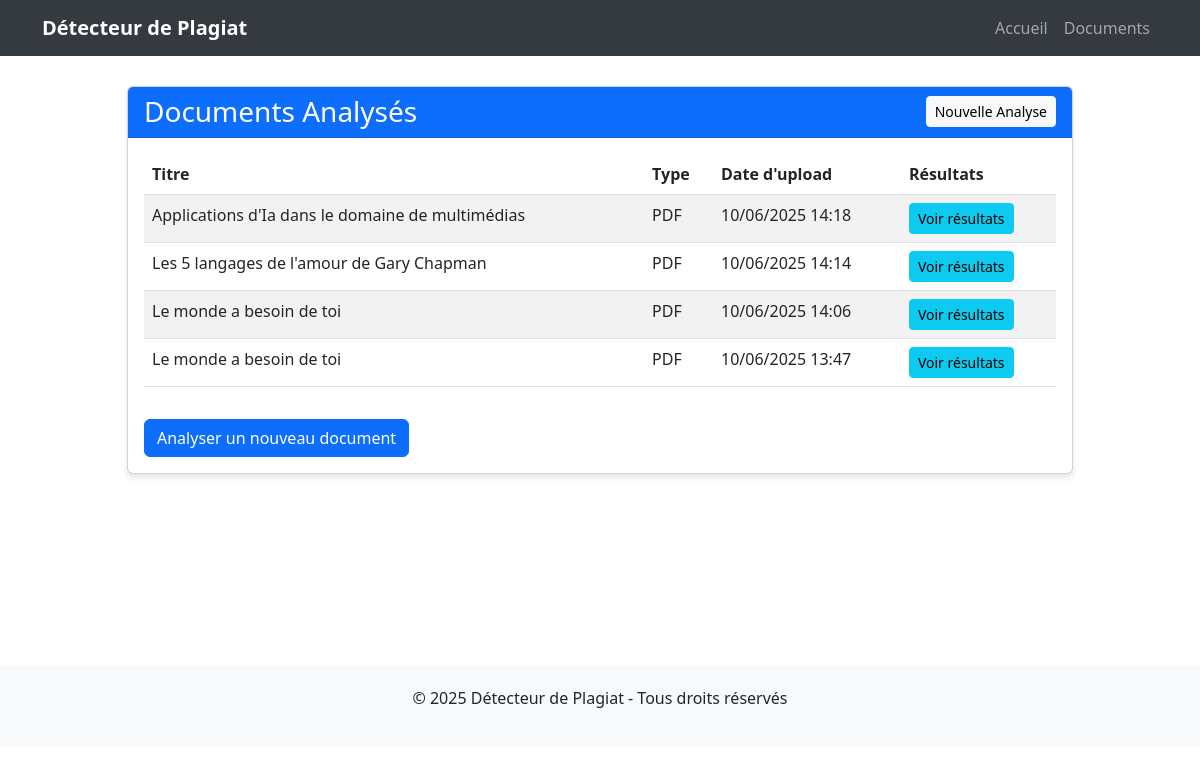
/documents/, run on the app's committed database.
### detector/models.py (models this page shows, shortened)
class Document(models.Model):
    DOCUMENT_TYPES = (
        ('pdf', 'PDF'),
        ('docx', 'DOCX'),
    )
    title = models.CharField(max_length=255)
    file = models.FileField(upload_to='documents/')
    document_type = models.CharField(max_length=4, choices=DOCUMENT_TYPES)
    uploaded_at = models.DateTimeField(default=timezone.now)
    extracted_text = models.TextField(blank=True, null=True)

### detector/views.py (the view)
# urls.py: path('documents/', views.document_list, name='document_list'),
def document_list(request):
    documents = Document.objects.all().order_by('-uploaded_at')
    return render(request, 'detector/document_list.html', {'documents': documents})

### detector/templates/detector/document_list.html (shortened to what this page needs)
{% extends 'detector/base.html' %}
{% block content %}
<div class="row justify-content-center">
    <div class="col-md-10">
        <div class="card">
            <div class="card-header bg-primary text-white d-flex justify-content-between align-items-center">
                <h3 class="mb-0">Documents Analysés</h3>
                <a href="{% url 'home' %}" class="btn btn-light btn-sm">Nouvelle Analyse</a>
            </div>
            <div class="card-body">
                {% if documents %}
                    <div class="table-responsive">
                        <table class="table table-striped table-hover">
                            <thead>
                                <tr>
                                    <th>Titre</th>
                                    <th>Type</th>
                                    <th>Date d'upload</th>
                                    <th>Résultats</th>
                                </tr>
                            </thead>
                            <tbody>
                                {% for document in documents %}
                                    <tr>
                                        <td>{{ document.title }}</td>
                                        <td>{{ document.get_document_type_display }}</td>
                                        <td>{{ document.uploaded_at|date:"d/m/Y H:i" }}</td>
                                        <td>
                                            {% if document.plagiarism_results.exists %}
                                                <a href="{% url 'results' result_id=document.plagiarism_results.first.id %}" class="btn btn-sm btn-info">Voir résultats</a>
                                            {% else %}
                                                <span class="badge bg-warning text-dark">Pas d'analyse</span>
                                            {% endif %}
                                        </td>
                                    </tr>
                                {% endfor %}
                            </tbody>
                        </table>
                    </div>
                {% else %}
                    <div class="alert alert-info">
                        <p>Aucun document n'a encore été analysé.</p>
                    </div>
                {% endif %}
                <div class="mt-3">
                    <a href="{% url 'home' %}" class="btn btn-primary">Analyser un nouveau document</a>
                </div>
            </div>
        </div>
    </div>
</div>
{% endblock %}

### detector/templates/detector/base.html (shortened to what this page needs)
<!DOCTYPE html>
<html lang="fr">
<head>
    <link href="https://cdn.jsdelivr.net/npm/bootstrap@5.3.0/dist/css/bootstrap.min.css" rel="stylesheet">
</head>
<body>
    <nav class="navbar navbar-expand-lg navbar-dark">
        <div class="container">
            <a class="navbar-brand" href="{% url 'home' %}">Détecteur de Plagiat</a>
            <div class="collapse navbar-collapse" id="navbarNav">
                <ul class="navbar-nav ms-auto">
                    <li class="nav-item">
                        <a class="nav-link" href="{% url 'home' %}">Accueil</a>
                    </li>
                    <li class="nav-item">
                        <a class="nav-link" href="{% url 'document_list' %}">Documents</a>
                    </li>
                </ul>
            </div>
        </div>
    </nav>
    <div class="container main-content">
        {% block content %}{% endblock %}
    </div>
    <footer class="footer">
        <div class="container">
            <p>&copy; {% now "Y" %} Détecteur de Plagiat - Tous droits réservés</p>
        </div>
    </footer>
</body>
</html>

### detector/templates/detector/base.html (style rules this page uses)
.navbar { background-color: #343a40; }
.navbar-brand { font-weight: bold; color: #ffffff; }
.footer { margin-top: 50px; padding: 20px 0; background-color: #f8f9fa; text-align: center; }
.main-content { min-height: 70vh; padding: 30px 0; }
.card { margin-bottom: 20px; box-shadow: 0 4px 6px rgba(0, 0, 0, 0.1); }

### data on the page
Document: title "Applications d'Ia dans le domaine de multimédias", document_type "PDF", uploaded_at "10/06/2025 14:18", shows "Voir résultats"
Document: title "Les 5 langages de l'amour de Gary Chapman", document_type "PDF", uploaded_at "10/06/2025 14:14", shows "Voir résultats"
Document: title "Le monde a besoin de toi", document_type "PDF", uploaded_at "10/06/2025 14:06", shows "Voir résultats"
Document: title "Le monde a besoin de toi", document_type "PDF", uploaded_at "10/06/2025 13:47", shows "Voir résultats"
